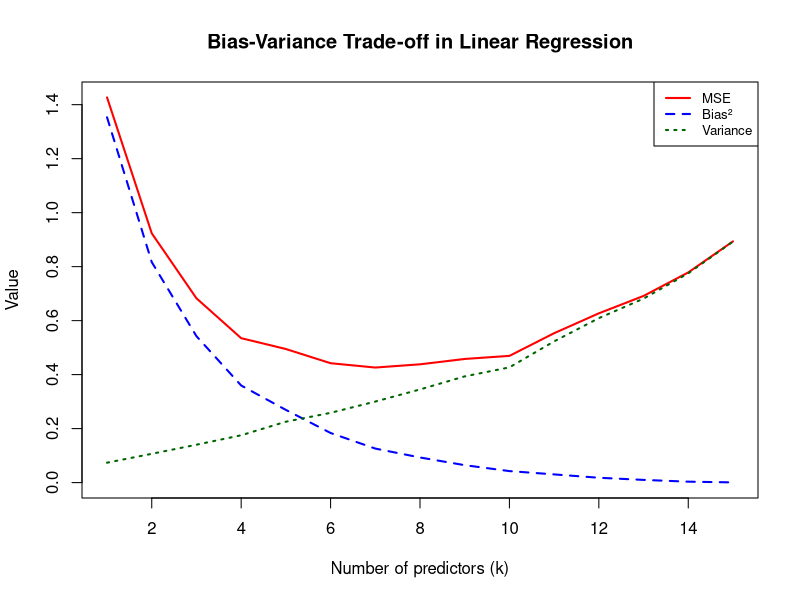

R code for this plot:
### STAT5P87 - Assignment 1, Question 4 ###

# A function to simulate training input data
# Each input is independent Unif(-1, 1)
simulate_X = function(n, p){
  # Input:
  # 	n is the number of samples/observations
  #   p is the dimension of the inputs
  #
  # Output: 
  # 	X is an n x p matrix of independent Uniform(-1, 1) values 
  #
  X = matrix(2 * runif(n * p) - 1, nrow = n, ncol = p)
  X = cbind(matrix(1, nrow = n), X)
  return(X)
}

# A function to simulate training output data
# Based on a model: Y = \sum_{j = 1}^p X_j / j + e
#  where e ~ N(0, sigma^2)
simulate_Y = function(X, B, sigma){
  # Input:
  # 	X: n * p matrix of input values
  #   B: p * 1 vector of coefficients
  #   sigma: standard deviation of e
  #
  # Output: asas
  # 	Y: n x 1 column vector of output values 
  #
  n = dim(X)[1]
  E = matrix(rnorm(n, mean = 0, sd = sigma), nrow = n)
  Y = X %*% B + E
  return(Y)
}


###################################################################
### Exploring the bias-variance tradeoff for linear regression  
###################################################################

# Set randomizer seed
set.seed(0)

# Input dimension
p = 15

# How many times to iterate the simulation
n_iterations = 1000

# True Model: 
#
# b0 = 0, beta_j = 1/j
# X_{i,j} are iid Unif(0, 1)
# Y = XB + E
# where E ~ N(0, sigma^2)

B = matrix(0, nrow = p + 1)
for(j in c(1:p)){
  B[j + 1] = 1/j
}


# x_new value to be predicted
x_new = matrix(1/2, ncol = p + 1)
x_new[1] = 1

# Expected y_new value used to compute bias
Ey_new = x_new %*% B

# Initialize matrix to store results
hatY = matrix(0, nrow = n_iterations, ncol = p)

n = 30
sigma = 1

for (iter in 1:n_iterations) {
  # Generate training data
  X = simulate_X(n,p)
  y = simulate_Y(X,B,sigma)
  
  for (k in 1:p) {
    X_subset = X[, 1:(k+1)]
    model = lm(y ~ X_subset - 1) # Fit without intercept
    coef = model$coefficients
    x_new_subset = x_new[,1:(k+1)]
    hatY[iter,k] = sum(x_new_subset*coef) # Prediction
  }
}

variance = apply(hatY, 2, var)
squared_bias = (colMeans(hatY) - as.numeric(Ey_new))^2
mse = squared_bias + variance

plot(1:p, mse, 
     type = "l", col = "red", lwd = 2,
     ylim = c(0, max(c(squared_bias, variance, mse))),
     xlab = "Number of predictors (k)", ylab = "Value",
     main = "Bias-Variance Trade-off in Linear Regression")
lines(1:p, squared_bias, col = "blue", lwd = 2, lty = 2)
lines(1:p, variance, col = "darkgreen", lwd = 2, lty = 3)
legend("topright", 
       legend = c("MSE", "Bias²", "Variance"),
       col = c("red", "blue", "darkgreen"),
       lty = c(1, 2, 3), lwd = 2, cex = 0.8)








